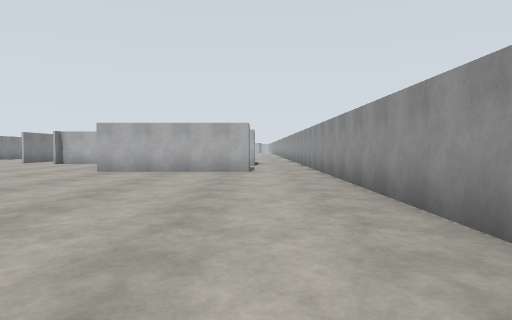
view 1 (above)

22 first-person views from a walk through a world built for the Gazebo simulator. The camera is 1.2 m above the floor, tilts 2° down and sees 75° across. The floor is counted in squares, 2 m on a side. Each view is taken from the middle of a square. On the plan, view 1 faces up. The plan holds only what a view shows up to about 9 squares ahead; the rest is blank.

view 2
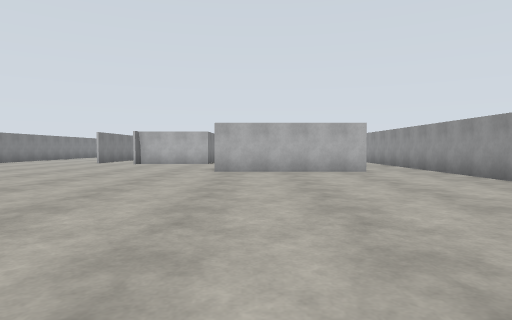

view 3
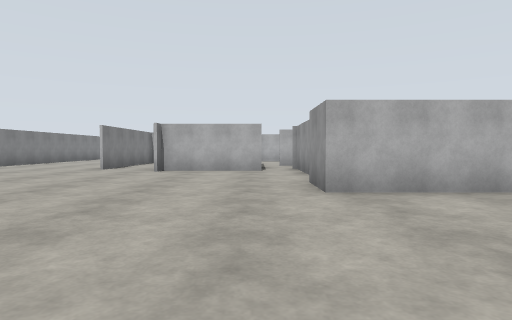

view 4
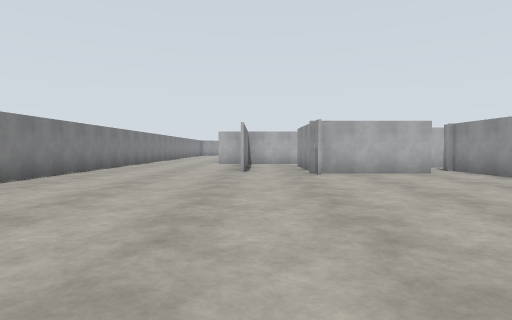

view 5
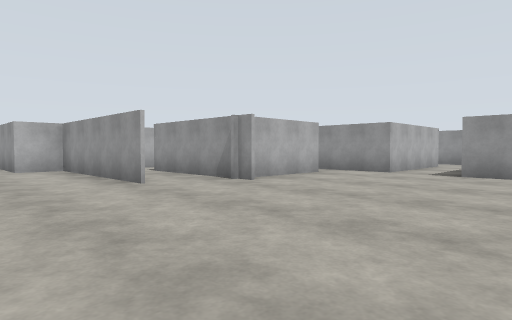

view 6
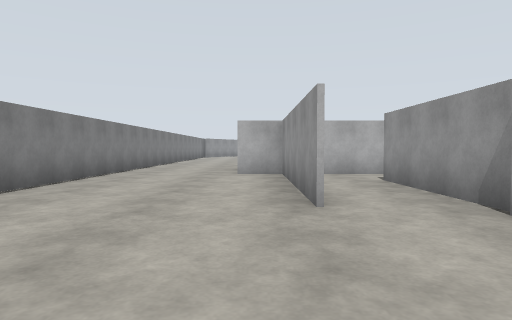

view 7
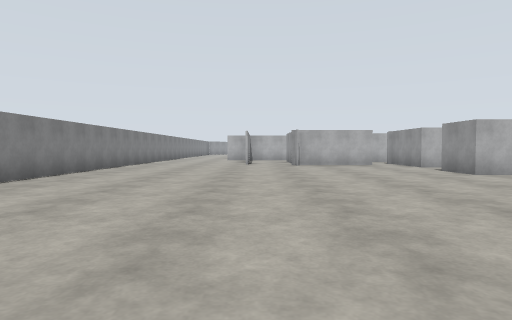

view 8
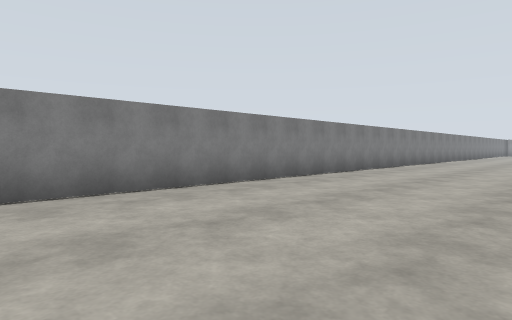

view 9
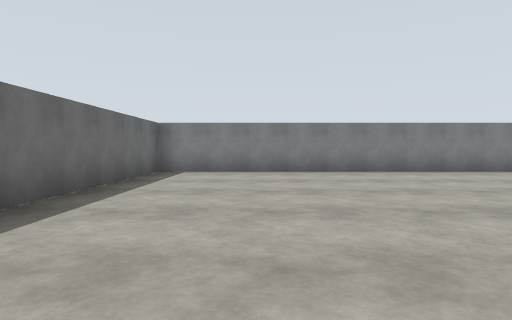

view 10
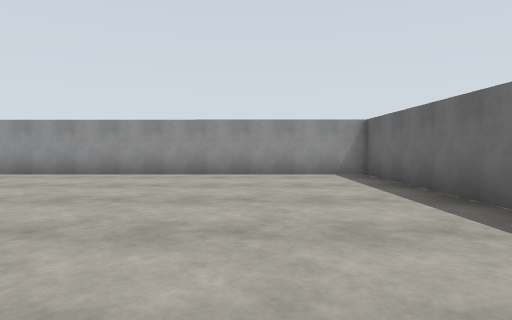

view 11
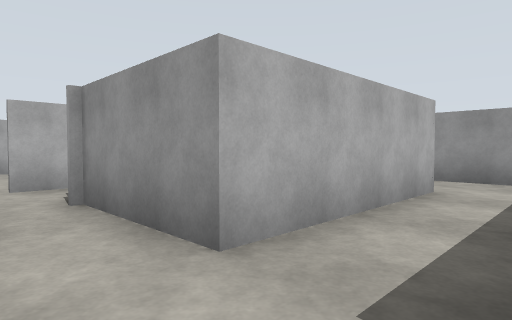

view 12
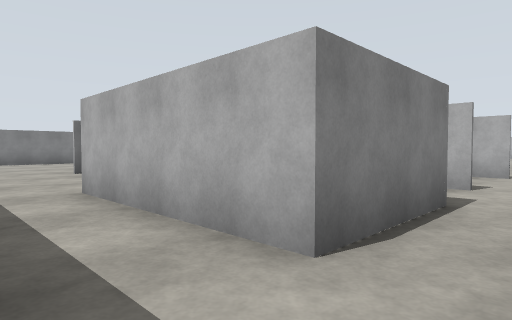

view 13
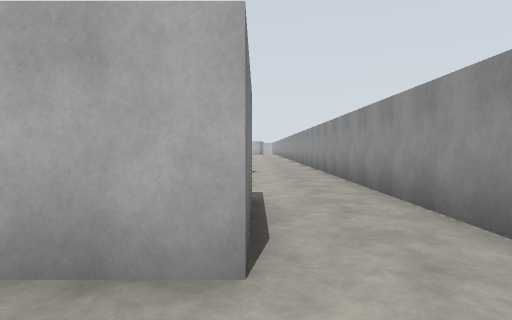

view 14
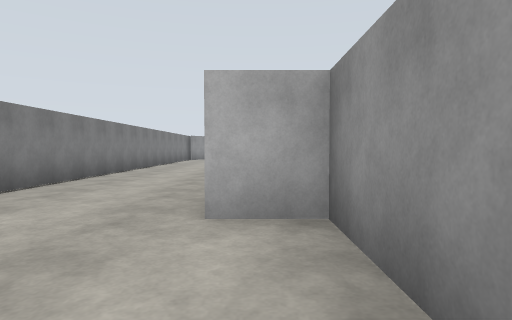

view 15
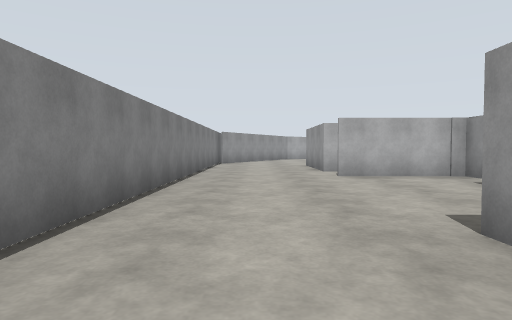

view 16
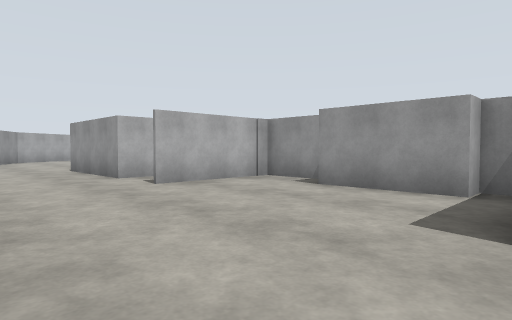

view 17
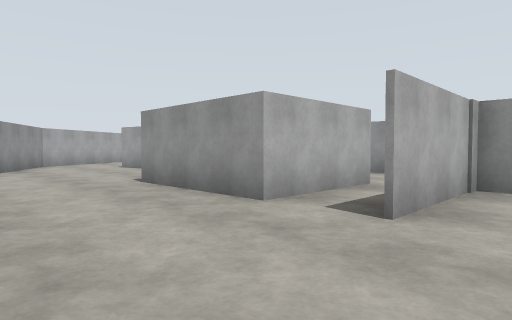

view 18
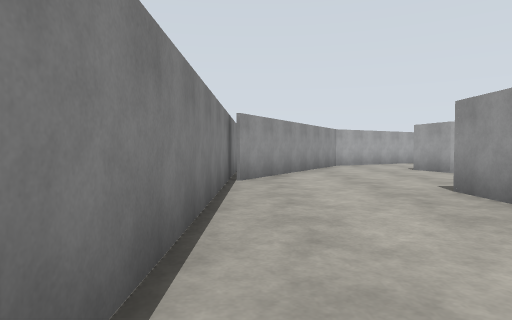

view 19
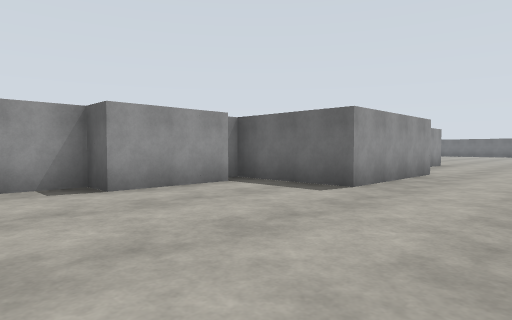

view 20
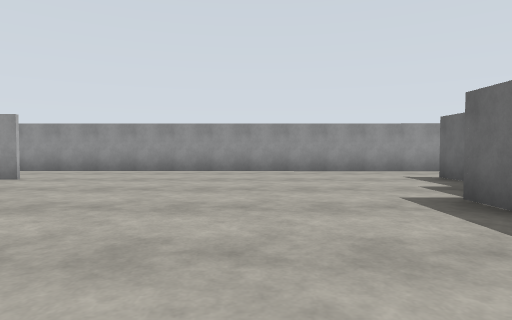

view 21
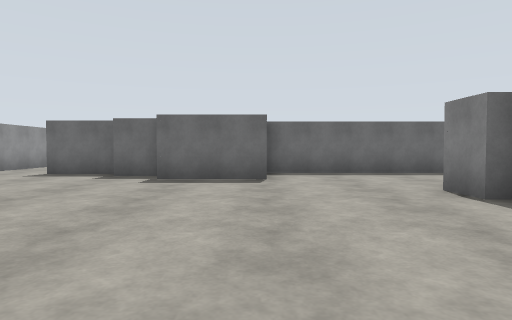

view 22
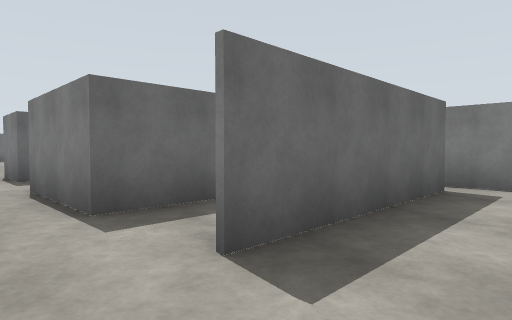

### Floor plan
Points are (right, up) in squares from view 1. A wall is a line through its corners. A room is listed if a view was taken in it or the views show most of it. See-through windows are left out.
Room 1 (views 1, 2, 3, 4, 5, 6, 7, 8, 9, 10, 11, 14, 15, 16, 17, 18, 19)
walls: (-7.6, 12.5) (-7.6, 13.5); (-9.4, 13.4) (-9.4, 17.9); (-4.8, 12.9) (-7.5, 12.9); (-3.8, 11.5) (-3.8, 13.9); (-9.4, 17.8) (-10.4, 17.8) (-10.4, 21.3) (-7.6, 21.3) (-7.6, 22); (0, 8.5) (-4.1, 8.5) (-4.1, 10); (-8.3, 22) (-8.3, 24.2) (-7.6, 24.2) (-7.6, 26.1) (-10.3, 26.1); (-2.9, -1.5) (1.6, -1.5) (1.7, 9); (-10.2, 27.6) (-10.2, 30.8); (-13.5, 32.2) (-13.5, -1.5) (-8.1, -1.5); (-8.3, 34) (-8.5, 35.1); (-11.6, 35.1) (-13.3, 32.1); (-13.5, 34.8) (-13.5, 32.4)
ways out: opening at (-3, 11) to room 2; opening at (0.5, 9.5) to room 2; gap at (-4, 14) to room 4; opening at (-8, 13) to room 6; opening at (-10, 27) to room 7; opening at (-9.5, 35)
Room 2 (views 12, 13)
walls: (0, 10) (0, 8.5); (0, 11.5) (-3.8, 11.5)
ways out: opening at (-3, 11) to room 1; opening at (0.5, 9.5) to room 1; opening at (1, 12) to room 4
Room 3 (views 20, 21, 22)
walls: (-2.9, 18.8) (-1.9, 18.8); (-5.2, 19.6) (-3, 19.6); (-1.7, 18.2) (0, 18.2); (-7.7, 22.1) (-7.7, 21.1); (0, 18.1) (-0.7, 18.1); (-2.6, 15.6) (-0.1, 15.6); (1.7, 16.5) (1.8, 25.6); (-9.4, 17.9) (-5.2, 17.9)
ways out: opening at (0.5, 16) to room 4; opening at (-2, 17) to room 5; opening at (0.5, 26.5)
Room 4 (no view inside)
walls: (-1.5, 13.9) (0, 13.9) (0, 11.5); (-3.4, 15.5) (-4.3, 15.5); (1.7, 10.8) (1.7, 16.5)
ways out: gap at (-4, 14) to room 1; opening at (1, 12) to room 2; opening at (0.5, 16) to room 3; gap at (-4, 16) to room 5
Room 5 (no view inside)
walls: (-4.3, 15.6) (-2.6, 15.6)
ways out: opening at (-2, 17) to room 3; gap at (-4, 16) to room 4; opening at (-7, 17) to room 6
Room 6 (no view inside)
walls: (-7, 17.8) (-8.5, 17.8); (-7.6, 13.5) (-7.6, 16.4)
ways out: opening at (-8, 13) to room 1; opening at (-7, 17) to room 5
Room 7 (no view inside)
walls: (-7.5, 27.6) (-10.2, 27.6)
ways out: opening at (-10, 27) to room 1

Where each view was taken, in squares from view 1:
view 1: 0 up, 0 right, facing up
view 2: 0 up, 3 left, facing up
view 3: 4 up, 5 left, facing up
view 4: 5 up, 9 left, facing up
view 5: 8 up, 12 left, facing up-right
view 6: 10 up, 10 left, facing up
view 7: 1 up, 9 left, facing up
view 8: 1 up, 9 left, facing up-left
view 9: 1 up, 5 left, facing left
view 10: 1 up, 6 left, facing right
view 11: 10 up, 5 left, facing up-right
view 12: 10 up, 1 right, facing up-left
view 13: 10 up, 0 right, facing up
view 14: 15 up, 10 left, facing up
view 15: 19 up, 12 left, facing up
view 16: 21 up, 13 left, facing up-right
view 17: 25 up, 13 left, facing up-right
view 18: 26 up, 13 left, facing up
view 19: 26 up, 13 left, facing down-right
view 20: 22 up, 7 left, facing right
view 21: 26 up, 5 left, facing down
view 22: 17 up, 1 right, facing down-left
